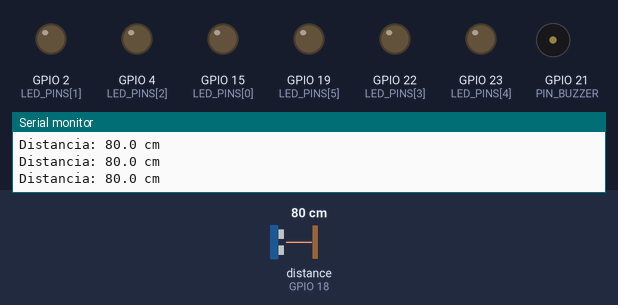
This program was run on a simulated ESP32. Parts: output pins drawn as LEDs (lit = HIGH), buzzer (waves = sounding), the last lines printed to the serial monitor. Wiring (inferred from the names in the program): ultrasonic range finder: trigger GPIO 5; echo GPIO 18. The inputs (shaded band) are chosen by the test bench; at power-on: distance to the obstacle (sensor on GPIO 18) 80 cm. The echo pulse lasts 58.3 µs per cm; pins used as bus, display or sensor lines are not drawn.

Above: at 1.2 s.
1.3 s: distance to the obstacle (sensor on GPIO 18) set to 48 cm
2.8 s: distance to the obstacle (sensor on GPIO 18) set to 40 cm
At 3.6 s:
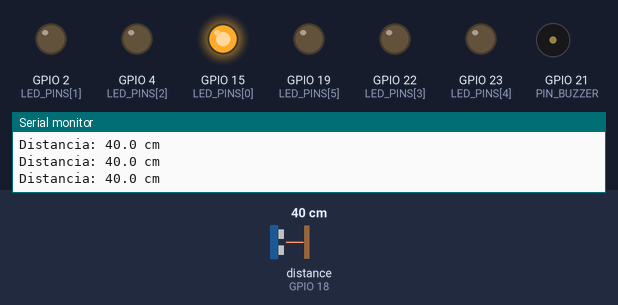
5.8 s: distance to the obstacle (sensor on GPIO 18) set to 34 cm
8.8 s: distance to the obstacle (sensor on GPIO 18) set to 26 cm
At 9.4 s:
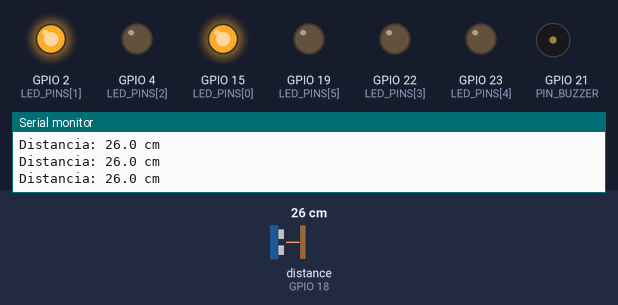
11.8 s: distance to the obstacle (sensor on GPIO 18) set to 22 cm
14.8 s: distance to the obstacle (sensor on GPIO 18) set to 19 cm
At 15.16 s:
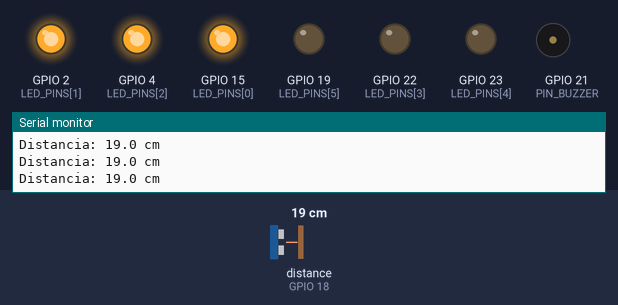
Timing chart, 0 to 18.8 s (numbered marks = the images above; inputs shaded):
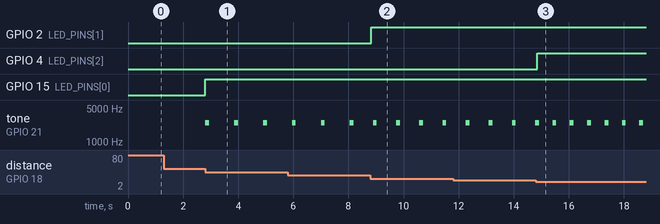

The program:

main.cpp
```cpp
#include <Arduino.h>

// =============================================================
// Sensor de Ré - ESP32
// HC-SR04 + 6 LEDs + Buzzer passivo
// =============================================================

// Sensor ultrassônico
const int PIN_TRIG = 5;
const int PIN_ECHO = 18;

// Buzzer passivo
const int PIN_BUZZER = 21;
const int FREQUENCIA_BUZZER = 2500;

// LEDs: longe → perto
const int LED_PINS[] = {
  15, // Verde 1
  2,  // Verde 2
  4,  // Amarelo 1
  22, // Amarelo 2
  23, // Vermelho 1
  19  // Vermelho 2
};

const int NUM_LEDS = 6;

// Intervalo entre leituras
const unsigned long READ_INTERVAL = 70;

unsigned long ultimaLeitura = 0;
unsigned long ultimoEventoBuzzer = 0;

int falhasConsecutivas = 0;
bool buzzerLigado = false;

// Protótipos
float medirDistancia();

void atualizarLEDs(float distancia);
void atualizarBuzzer(float distancia);

void ligarBuzzer();
void desligarBuzzer();
void apagarLEDs();

// =============================================================
// SETUP
// =============================================================
void setup() {
  Serial.begin(115200);

  // HC-SR04
  pinMode(PIN_TRIG, OUTPUT);
  pinMode(PIN_ECHO, INPUT);
  digitalWrite(PIN_TRIG, LOW);

  // Buzzer passivo
  pinMode(PIN_BUZZER, OUTPUT);
  noTone(PIN_BUZZER);

  // LEDs
  for (int i = 0; i < NUM_LEDS; i++) {
    pinMode(LED_PINS[i], OUTPUT);
    digitalWrite(LED_PINS[i], LOW);
  }

  Serial.println();
  Serial.println("Sensor de re iniciado");
  Serial.println("TRIG: GPIO 5");
  Serial.println("ECHO: GPIO 18");
  Serial.println("BUZZER: GPIO 21");
  Serial.println("Iniciando medicoes...");
}

// =============================================================
// LOOP
// =============================================================
void loop() {
  unsigned long agora = millis();

  if (agora - ultimaLeitura < READ_INTERVAL) {
    return;
  }

  ultimaLeitura = agora;

  float distancia = medirDistancia();

  if (distancia < 0.0f) {
    falhasConsecutivas++;

    Serial.println("Sem leitura do sensor");

    desligarBuzzer();

    if (falhasConsecutivas >= 3) {
      apagarLEDs();
    }

    return;
  }

  falhasConsecutivas = 0;

  Serial.print("Distancia: ");
  Serial.print(distancia, 1);
  Serial.println(" cm");

  atualizarLEDs(distancia);
  atualizarBuzzer(distancia);
}

// =============================================================
// MEDIÇÃO DA DISTÂNCIA
// =============================================================
float medirDistancia() {
  digitalWrite(PIN_TRIG, LOW);
  delayMicroseconds(5);

  digitalWrite(PIN_TRIG, HIGH);
  delayMicroseconds(10);

  digitalWrite(PIN_TRIG, LOW);

  unsigned long duracao = pulseIn(
    PIN_ECHO,
    HIGH,
    30000UL
  );

  if (duracao == 0) {
    return -1.0f;
  }

  float distancia = duracao * 0.0343f / 2.0f;

  if (distancia < 2.0f || distancia > 150.0f) {
    return -1.0f;
  }

  return distancia;
}

// =============================================================
// CONTROLE DOS LEDs
// =============================================================
void atualizarLEDs(float distancia) {
  int ledsAcesos = 0;

  if (distancia > 45.0f || distancia < 2.0f) {
    ledsAcesos = 0;
  } else if (distancia > 30.0f) {
    ledsAcesos = 1;
  } else if (distancia > 20.0f) {
    ledsAcesos = 2;
  } else if (distancia > 15.0f) {
    ledsAcesos = 3;
  } else if (distancia > 10.0f) {
    ledsAcesos = 4;
  } else if (distancia > 5.0f) {
    ledsAcesos = 5;
  } else {
    ledsAcesos = 6;
  }

  for (int i = 0; i < NUM_LEDS; i++) {
    digitalWrite(
      LED_PINS[i],
      i < ledsAcesos ? HIGH : LOW
    );
  }
}

// =============================================================
// CONTROLE DO BUZZER
// =============================================================
void atualizarBuzzer(float distancia) {
  unsigned long agora = millis();

  unsigned long intervaloApito = 0;
  unsigned long duracaoApito = 100;

  if (distancia > 45.0f || distancia < 2.0f) {
    desligarBuzzer();
    return;
  }

  if (distancia > 30.0f) {
    intervaloApito = 900;
    duracaoApito = 100;
  } else if (distancia > 20.0f) {
    intervaloApito = 650;
    duracaoApito = 100;
  } else if (distancia > 15.0f) {
    intervaloApito = 450;
    duracaoApito = 100;
  } else if (distancia > 10.0f) {
    intervaloApito = 300;
    duracaoApito = 90;
  } else if (distancia > 5.0f) {
    intervaloApito = 150;
    duracaoApito = 70;
  } else {
    intervaloApito = 50;
    duracaoApito = 50;
  }

  if (buzzerLigado) {
    if (agora - ultimoEventoBuzzer >= duracaoApito) {
      desligarBuzzer();
    }
  } else {
    if (agora - ultimoEventoBuzzer >= intervaloApito) {
      ligarBuzzer();
    }
  }
}

// =============================================================
// LIGA O BUZZER
// =============================================================
void ligarBuzzer() {
  if (!buzzerLigado) {
    tone(PIN_BUZZER, FREQUENCIA_BUZZER);

    buzzerLigado = true;
    ultimoEventoBuzzer = millis();
  }
}

// =============================================================
// DESLIGA O BUZZER
// =============================================================
void desligarBuzzer() {
  if (buzzerLigado) {
    noTone(PIN_BUZZER);

    buzzerLigado = false;
    ultimoEventoBuzzer = millis();
  }
}

// =============================================================
// APAGA TODOS OS LEDs
// =============================================================
void apagarLEDs() {
  for (int i = 0; i < NUM_LEDS; i++) {
    digitalWrite(LED_PINS[i], LOW);
  }
}
```

Measured:
- the behaviour switches between 45 and 44 cm on distance to the obstacle (sensor on GPIO 18) (found by bisection; images 0 and 1)
- the behaviour switches between 31 and 30 cm on distance to the obstacle (sensor on GPIO 18) (found by bisection; images 1 and 2)
- the behaviour switches between 21 and 20 cm on distance to the obstacle (sensor on GPIO 18) (found by bisection; images 2 and 3)
- after the input at 2.8 s, GPIO 15 (LED_PINS[0]): LOW → HIGH at once; tone on GPIO 21 (PIN_BUZZER): alternates 2500 Hz for 0.14 s and silent for 0.91 s, starting at once
- after the input at 8.8 s, GPIO 2 (LED_PINS[1]): LOW → HIGH at once
- after the input at 14.8 s, GPIO 4 (LED_PINS[2]): LOW → HIGH after 0.05 s
